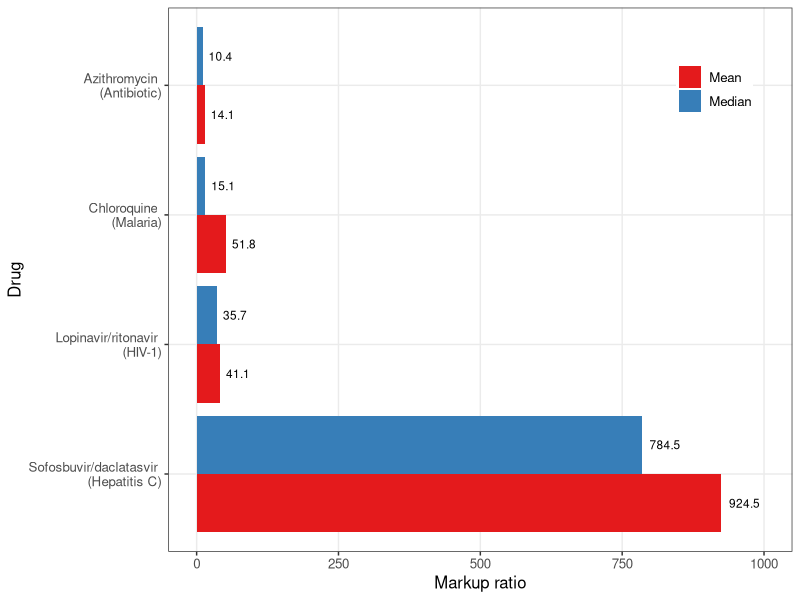
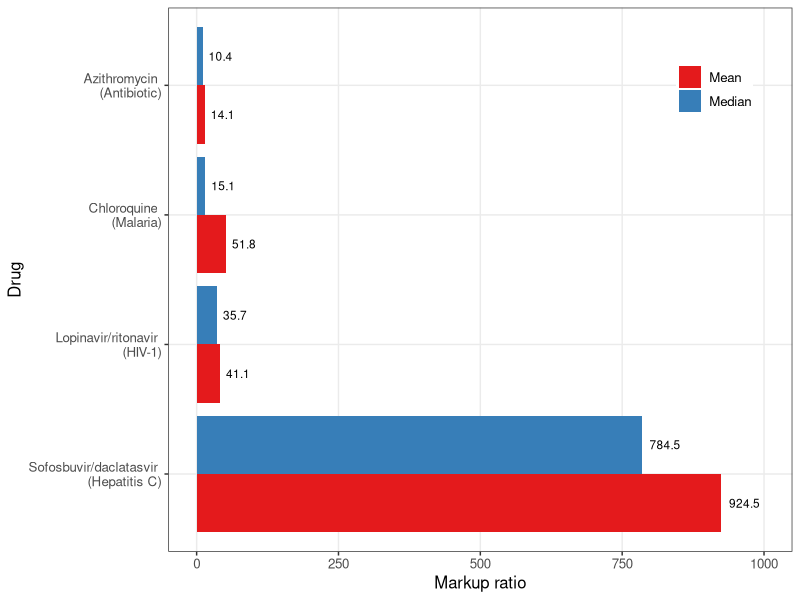

R code for these plots, in order:
#' Scott Cohn
#' Markup Ratio Analysis
#' Paper: Minimum costs to manufacture new treatments for COVID-19
#' Authors: Andrew Hill, Junzheng Wang, Jacob Levi, Katie Heath, Joseph Fortunak
#' Journal: Journal of Virus Eradication 2020

# NOTE: List price (rounded to nearest USD$)

library(tidyverse)
library(plyr)

# Functions ---------------------------------------------------------------

estMarkup <- function(preTaxCost, tax, convRate){
  costAll = preTaxCost + (preTaxCost*convRate) + (preTaxCost*convRate*tax)
  
  return(costAll)
}

markupRatioFunc <- function(p, c){
  (p - c) / c
}

# Bowles Estimate ---------------------------------------------------------

tax = 0.27
preTaxCost = 18.01
convRate = 0.1

c_star = estMarkup(preTaxCost, tax, convRate)
print(c_star)

# Data Input --------------------------------------------------------------

## Lopinavir/ritonavir (lopRi)
# 14-day treatment course (400 mg once daily)

lopRi <- tibble(
  "drugID" = 1,
  "country" = c("USA_pharm", "USA_va", "SWE", "TUR", "GBR", "FRA", "IND", "CHN", "ZAF"),
  "cost_lopRi" = c(503, 349, 172, 149, 144, 97, 40, 17, 15),
)

## Hydroxychloroquine (hyd)
# 14-day treatment course (400 mg once daily)

hyd <- tibble(
  "drugID" = 2,
  "country" = c("CHN", "USA_pharm", "MYS", "France", "GBR", "SWE", "BGD", "TUR", "USA_va", "IND"),
  "cost_hyd" = c(19, 18, 7, 5, 4, 3, 3, 3, 3, 2)
)

## Chloroquine (chl)
# 14-day treatment course (155 mg once daily)

chl <- tibble(
  "drugID" = 3,
  "country" = c("USA_pharm", "GBR", "CHN", "ZAF", "SWE", "MYS", "IND", "BGD"),
  "cost_chl" = c(93, 8, 5, 5, 4, 2, 1, 0.2)
)

## Azithromycin (azi)
# 14-day treatment course (500 mg once daily)

azi <- tibble(
  "drugID" = 4,
  "country" = c("USA_pharm", "FRA", "ZAF", "BRA", "USA_va", "SWE", "MYS", "GBR", "CHN", "BGD", "IND"),
  "cost_avi" = c(63, 44, 35, 19, 17, 16, 11, 11, 7, 5, 5)
)

## Sofosbuvir/daclatasvir (sofDa)
# 14-day treatment course (400/60 mg once daily)

sofDa <- tibble(
  "drugID" = 5,
  "country" = c("USA_va", "GBR", "FRA", "BRA", "BGD", "IND", "PAK"),
  "cost_sofDa" = c(18610, 7632, 4662, 4289, 166, 7, 6)
)

## Pirfenidone (pirf)
# 28-day treatment course (801 mg three times daily)

pirf <- tibble(
  "drugID" = 6,
  "country" = c("USA_pharm", "USA_va", "GBR", "ZAF", "FRA", "SWE", "TUR", "CHN", "BGD", "IND"),
  "cost_pirf" = c(9606, 6513, 2561, 2490, 2344, 2196, 1499, 1379, 124, 100)
)

## Tocilizumab (toc)
# Single IV dose (560 mg)

toc <- tibble(
  "drugID" = 7,
  "country" = c("USA_pharm", "CHN", "USA_va", "GBR", "IND", "BGD", "TUR", "EGY", "ZAF", "PAK"),
  "cost_toc" = c(3383, 1950, 1948, 914, 806, 690, 650, 606, 566, 510)
)

## General Estimates
# Single course
genEst <- tibble(
  "drugID" = seq(1:7),
  "drugName" = c("Lopinavir/ritonavir", "Hydroxychloroquine", "Chloroquine", "Azithromycin", "Sofosbuvir/daclatasvir", "Pirfenidone", "Tocilizumab"),
  #"cost_genEst" = c(4, 1, 0.3, 1.4, 5, 31, NA)
  "cost_genEst" = c(3.92, 1.12, 0.28, 1.4, 5.46, 30.52, NA) # 1/day*14
)

## Combine Dataframes

df <- as_tibble(join_all(list(azi, chl, hyd, lopRi, pirf, sofDa, toc), 
  by = c('country', 'drugID'), type = 'full')
)

dfCost <- left_join(df, genEst, "drugID") %>% 
  gather(3:9, key = "drugKey", value = "drugCostByCountry") %>% 
  drop_na("drugCostByCountry") %>% 
  drop_na("cost_genEst") %>% 
  select("drugID", "drugName", "country", "cost_genEst", "drugCostByCountry")

# Markup ------------------------------------------------------------------

# cbind markup ratio
dfCost <- dfCost  %>% 
  cbind(markupRatio = round(markupRatioFunc(p = dfCost[['drugCostByCountry']], c = dfCost[['cost_genEst']]), digits = 2)) 

# find averages
df_mean <- aggregate(dfCost$markupRatio, list(dfCost$drugName), mean) %>%
  dplyr::rename("mean" = "x") %>%
  dplyr::rename("drugName" = "Group.1") 

df_med <- aggregate(dfCost$markupRatio, list(dfCost$drugName), median) %>%
  dplyr::rename("median" = "x") %>%
  dplyr::rename("drugName" = "Group.1") 

# join averages into df
dfCostAvg <- left_join(df_mean, df_med, by = "drugName")

# left join averages with dfCost by drugID
dfCostAvg <- left_join(dfCostAvg, dfCost, by = "drugName") %>% 
  gather(2:3, key = "avgType", value = "avgVal")

# Visual ------------------------------------------------------------------

# avg markup by drug across ALL countries
drugNames <- c("Pirfenidone", "Lopinavir/ritonavir", 
               "Chloroquine", "Azithromycin")
drugNameDisease <- c("Pirfenidone \n (Pulmonary Fibrosis)", 
                     "Lopinavir/ritonavir \n (HIV-1)", 
                     "Chloroquine \n (Malaria)",
                     "Azithromycin \n (Antibiotic)")

# avg markup by drug across ALL countries
drugNames <- c("Sofosbuvir/daclatasvir", "Lopinavir/ritonavir", 
               "Chloroquine", "Azithromycin")
drugNameDisease <- c("Sofosbuvir/daclatasvir \n (Hepatitis C)", 
                     "Lopinavir/ritonavir \n (HIV-1)", 
                     "Chloroquine \n (Malaria)",
                     "Azithromycin \n (Antibiotic)")

dfCostAvg %>% 
  #filter(country != "USA_va") %>% 
  filter(drugID != 6) %>% # pirf (not manufactured at scale)
  filter(drugID != 2) %>% # hydrox (not manufactured at scale)
  mutate(drugName = factor(drugName, levels = drugNames)) %>%
  ggplot(aes(x = factor(drugName), y = avgVal, fill = avgType)) +
  geom_bar(stat = "identity", position = "dodge") +
  # scale_x_discrete(labels = str_wrap(drugNameDisease, width = 15)) + # auto-wrap (cluttered)
  scale_x_discrete(label = drugNameDisease) +
  scale_y_continuous(limits = c(0, 1000)) +
  scale_fill_brewer(name = "", labels = c("Mean", "Median"), palette = "Set1") +
  labs(y = "Markup ratio", x = "Drug") +
  coord_flip() +
  geom_text(aes(label = round(avgVal, 1)), position = position_dodge(width = 0.9), 
            hjust = -0.25, size = 3, check_overlap = TRUE) +
  theme_bw() +
  theme(legend.title = element_blank(),
        panel.grid.minor = element_blank(),
        text = element_text(size = 12),
        legend.position = c(.875, .85),
        legend.margin = margin(1, 1, 1, 1)) 

ggsave("firmmarketsupply/avgMarkupAllCountries.pdf", width = 6, height = 3, units = "in")
